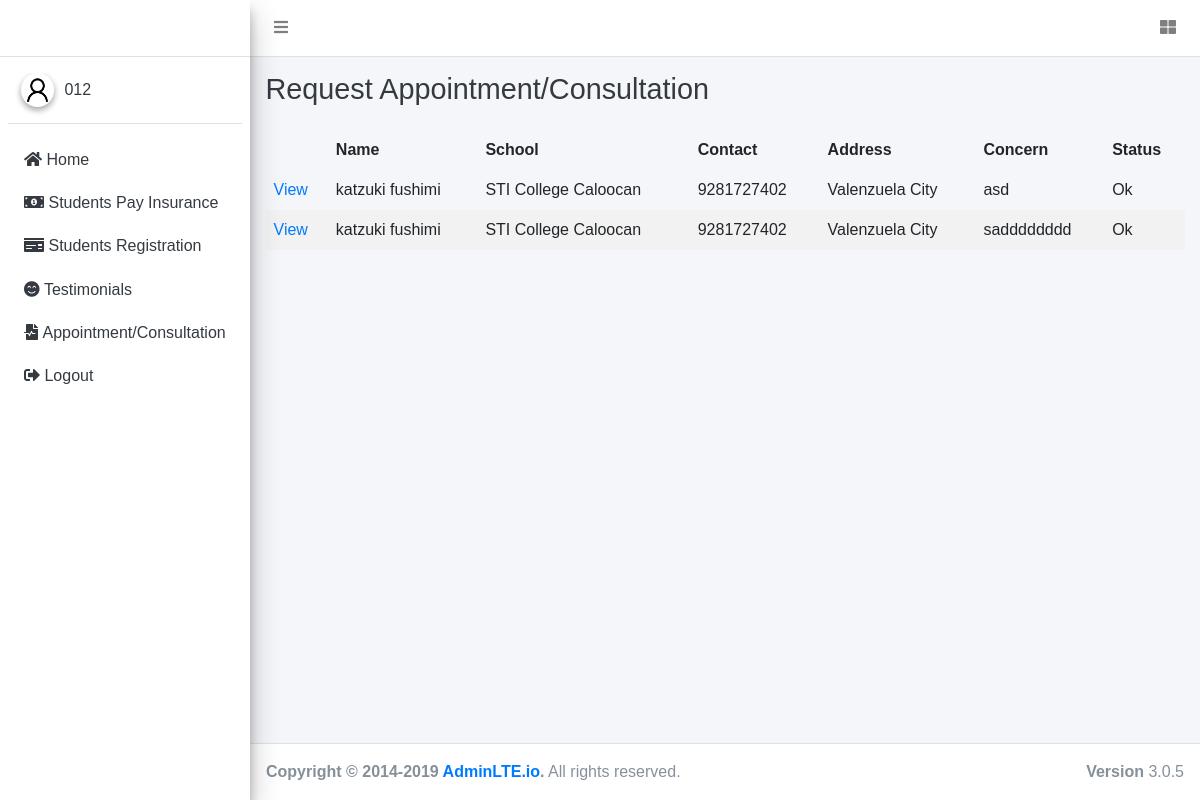
/adminConsultation.php (signed in), run on the app's committed database.
### tables this page shows
CREATE TABLE `tbl_studentconsultation` (
  `id` int(255) NOT NULL,
  `name` varchar(255) NOT NULL,
  `username` varchar(255) NOT NULL,
  `school` varchar(255) NOT NULL,
  `contact` bigint(255) NOT NULL,
  `address` text NOT NULL,
  `date` varchar(255) NOT NULL,
  `concern` text NOT NULL,
  `studID` int(255) NOT NULL,
  `status` varchar(255) NOT NULL,
  `acceptBy` varchar(255) NOT NULL,
  `comment` text NOT NULL
);

### adminConsultation.php (the view, shortened to what this page needs)
<?php
    $con = connection();
    $sql ="select * from tbl_studentconsultation";
    $consult = $con->query($sql) or die($con->error);
    $row = $consult->fetch_array();
?>
<!DOCTYPE html>
<html>
<head>
<link rel="stylesheet" href="plugins/fontawesome-free/css/all.min.css">
<link rel="stylesheet" href="https://code.ionicframework.com/ionicons/2.0.1/css/ionicons.min.css">
<link rel="stylesheet" href="plugins/tempusdominus-bootstrap-4/css/tempusdominus-bootstrap-4.min.css">
<link rel="stylesheet" href="plugins/icheck-bootstrap/icheck-bootstrap.min.css">
<link rel="stylesheet" href="plugins/jqvmap/jqvmap.min.css">
<link rel="stylesheet" href="dist/css/adminlte.min.css">
<link rel="stylesheet" href="plugins/overlayScrollbars/css/OverlayScrollbars.min.css">
<link rel="stylesheet" href="plugins/daterangepicker/daterangepicker.css">
<link rel="stylesheet" href="plugins/summernote/summernote-bs4.css">
<link rel="stylesheet" href="style.css">
</head>
<body class="hold-transition sidebar-mini layout-fixed">
<div class="wrapper">
<nav class="main-header navbar navbar-expand navbar-white navbar-light">
<ul class="navbar-nav">
  <li class="nav-item">
    <a class="nav-link" data-widget="pushmenu" href="#" role="button"><i class="fas fa-bars"></i></a>
  </li>
</ul>
<ul class="navbar-nav ml-auto">
  <li class="nav-item">
    <a class="nav-link" data-widget="control-sidebar" data-slide="true" href="#" role="button">
      <i class="fas fa-th-large"></i>
    </a>
  </li>
</ul>
</nav>
<aside class="main-sidebar sidebar-light-primary elevation-4">
<a href="index3.html" class="brand-link">
  <span class="brand-text font-weight-light">&nbsp;</span>
</a>
<div class="sidebar">
  <div class="user-panel mt-3 pb-3 mb-3 d-flex">
    <div class="image">
    <img src="dist/img/user.png" class="img-circle elevation-2" alt="User Image">
    </div>
    <div class="info">
      <a href="#" class="d-block">
      <?php
          if(isset($_SESSION['UserLogin']))
          {
          echo $_SESSION['UserLogin'];
          }
          ?>
      </a>
    </div>
  </div>
  <nav class="mt-2">
        <ul class="nav nav-pills nav-sidebar flex-column" data-widget="treeview" role="menu" data-accordion="false">
          <li class="nav-item">
            <a href="admin.php" class="nav-link">
              <i class="fas fa-home"></i>
              <p>
              Home
              </p>
            </a>
          </li>
          <li class="nav-item">
            <a href="adminStudentPay.php" class="nav-link">
              <i class="fas fa-money-bill-alt"></i>
              <p>
              Students Pay Insurance
              </p>
            </a>
          </li>
          <li class="nav-item">
            <a href="adminStudentRegistration.php" class="nav-link">
              <i class="fas fa-money-check"></i>
              <p>
              Students Registration
              </p>
            </a>
          </li>
          <li class="nav-item">
            <a href="adminStudentPost.php" class="nav-link">
              <i class="fas fa-smile-beam"></i>
              <p>
                Testimonials
              </p>
            </a>
          </li>
          <li class="nav-item">
            <a href="adminConsultation.php" class="nav-link">
              <i class="fas fa-file-medical-alt"></i>
              <p>
                Appointment/Consultation
              </p>
            </a>
          </li>
          <li class="nav-item">
            <a href="logout.php" class="nav-link">
            <i class="fas fa-sign-out-alt"></i>
              <p>
                Logout
              </p>
            </a>
          </li>
        </ul>
      </nav>
</div>
</aside>
<div class="content-wrapper">
<div class="content-header">
  <div class="container-fluid">
    <div class="row mb-2">
      <div class="col-sm-6">
        <h1 class="m-0 text-dark">Request Appointment/Consultation</h1>
      </div>
    </div>
  </div>
</div>
<section class="content">
  <div class="container-fluid">
    <div class="row">
      <div class="col-sm">
      <table>
        <thead>
            <tr>
                <th></th>
                <th>Name</th>
                <th>School</th>
                <th>Contact</th>
                <th>Address</th>
                <th>Concern</th>
                <th>Status</th>
            </tr>
        </thead>
        <tbody>
        <?php do{?>
            <tr>
                <td><a href="adminViewConsultation.php?ID=<?php echo $row['id'];?>">View</a></td>
                <td><?php echo $row['name'];?></td>
                <td><?php echo $row['school'];?></td>
                <td><?php echo $row['contact'];?></td>
                <td><?php echo $row['address'];?></td>
                <td><?php echo $row['concern'];?></td>
                <td><?php echo $row['status'];?></td>
            </tr>
        <?php }while($row = $consult->fetch_array());?>
        </tbody>
    </table>
      </div>
    </div>
  </div>
</section>
</div>
<footer class="main-footer">
<strong>Copyright &copy; 2014-2019 <a href="http://adminlte.io">AdminLTE.io</a>.</strong>
All rights reserved.
<div class="float-right d-none d-sm-inline-block">
  <b>Version</b> 3.0.5
</div>
</footer>
</div>
</body>
</html>

### style.css (style rules this page uses)
body { font-family: "Arial"; }
table { border-collapse: collapse; width: 100%; }
th, td { text-align: left; padding: 8px; }
tr:nth-child(even) { background-color: #f2f2f2; }

### data on the page
tbl_studentconsultation: name "katzuki fushimi", school "STI College Caloocan", contact "9281727402", address "Valenzuela City", concern "asd", status "Ok"
tbl_studentconsultation: name "katzuki fushimi", school "STI College Caloocan", contact "9281727402", address "Valenzuela City", concern "sadddddddd", status "Ok"

### other printed values
$_SESSION['UserLogin'] "012"
